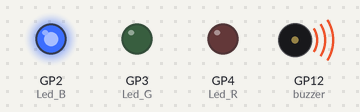
Recording of a program running on a simulated Raspberry Pi Pico running MicroPython. Parts: output pins drawn as LEDs (lit = HIGH), buzzer (waves = sounding).

Above: at 0.11 s.
At 2.92 s:
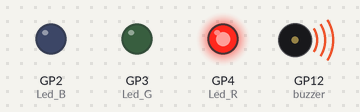
Timing chart, 0 to 3.2 s (numbered marks = the images above):
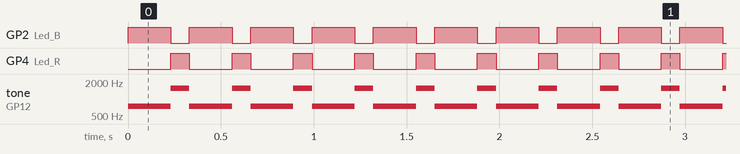

The program:

10._Police_Car_Lights.py
```python
import utime
from machine import Pin,PWM
Led_R = PWM(Pin(4))
Led_G = PWM(Pin(3))
Led_B = PWM(Pin(2))
buzzer = PWM(Pin(12))
Led_R.freq(2000)   # Set the frequency to 2KHz
Led_G.freq(2000)
Led_B.freq(2000)
buzzer.duty_u16(1000)
# loop function
if __name__ == '__main__':
    while True:
        buzzer.freq(750)
        Led_R.duty_u16(0)
        Led_G.duty_u16(0)
        Led_B.duty_u16(65535)
        utime.sleep_ms(230)
        buzzer.freq(1550)
        Led_R.duty_u16(65535)
        Led_G.duty_u16(0)
        Led_B.duty_u16(0)
        utime.sleep_ms(100)
```

Measured:
- by itself, GP2 (Led_B): alternates HIGH for 0.23 s and LOW for 0.10 s
- by itself, GP4 (Led_R): alternates HIGH for 0.10 s and LOW for 0.23 s
- by itself, tone on GP12 (buzzer): alternates 1550 Hz for 0.10 s and 750 Hz for 0.23 s
